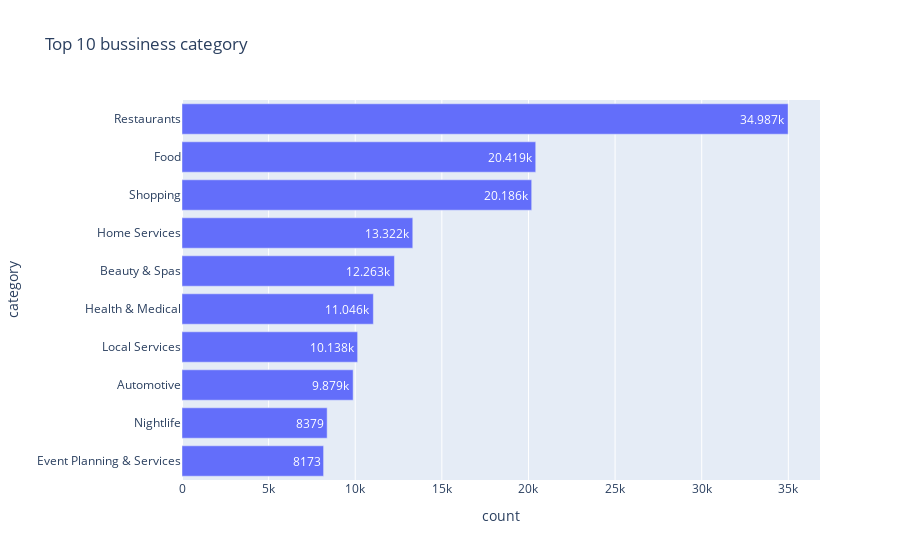

The code cell stored with this chart in its notebook:
### Code cell
cate_count = category.value_counts().reset_index(name='count')
top10_cate_count = cate_count.iloc[:10]
top10_cate = px.bar(top10_cate_count, y='category', x='count', text_auto=True,
             title='Top 10 bussiness category')
top10_cate.update_layout(autosize=True,
    yaxis=dict(autorange='reversed'))

### Figure 1 — Plotly figure (JSON) as saved in the notebook; plotly's stock layout.template omitted (floating-point values rounded to 4 significant figures)
{"data": [{"alignmentgroup": "True", "hovertemplate": "count=%{x}<br>category=%{y}<extra></extra>", "legendgroup": "", "marker": {"color": "#636efa", "pattern": {"shape": ""}}, "name": "", "offsetgroup": "", "orientation": "h", "showlegend": false, "textposition": "auto", "texttemplate": "%{x}", "type": "bar", "x": [34987, 20419, 20186, 13322, 12263, 11046, 10138, 9879, 8379, 8173], "xaxis": "x", "y": ["Restaurants", "Food", "Shopping", "Home Services", "Beauty & Spas", "Health & Medical", "Local Services", "Automotive", "Nightlife", "Event Planning & Services"], "yaxis": "y"}], "layout": {"autosize": true, "barmode": "relative", "legend": {"tracegroupgap": 0}, "title": {"text": "Top 10 bussiness category"}, "xaxis": {"anchor": "y", "domain": [0, 1], "title": {"text": "count"}}, "yaxis": {"anchor": "x", "autorange": "reversed", "domain": [0, 1], "title": {"text": "category"}}}}
